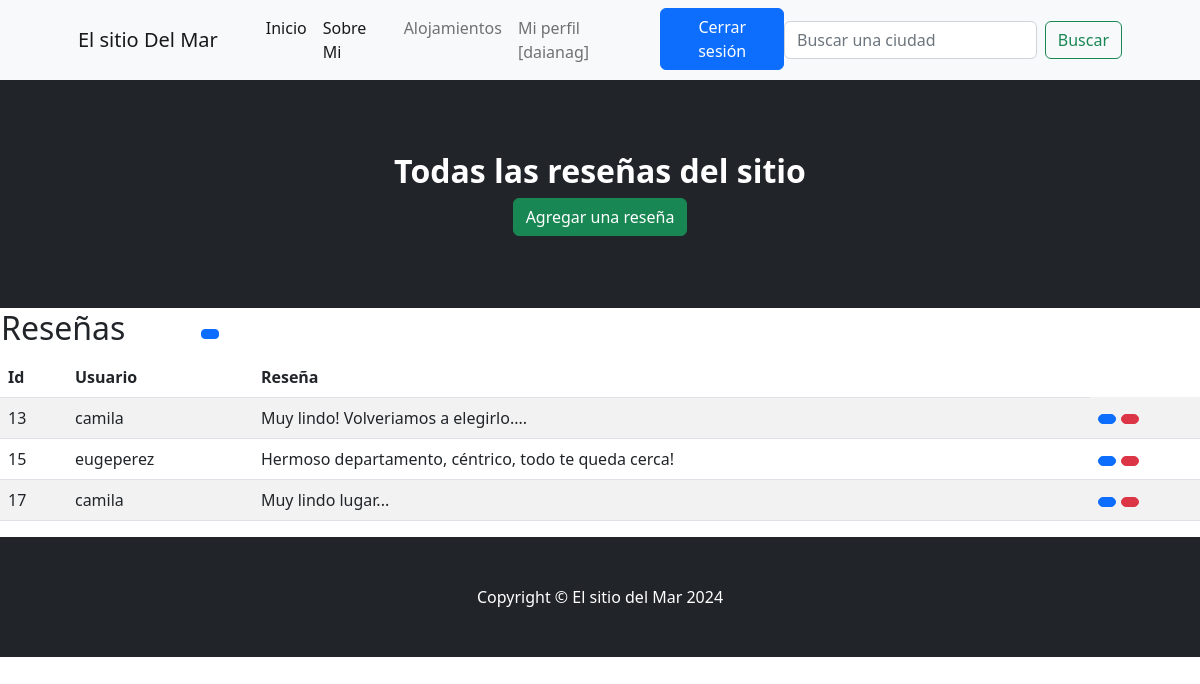
The app's page /todasLasReseñas/ (signed in) with its own data.
### aplicacion/models.py (models this page shows, shortened)
class Usuario(AbstractUser):
    nombre = models.CharField(max_length=100)
    apellido = models.CharField(max_length=100, default='')
    email = models.EmailField(unique=True)
    username = models.CharField(max_length=150, unique=True, default='')
    telefono = models.IntegerField(default=0)
    nacionalidad = models.CharField(max_length=100, default='')
    password = models.CharField(max_length=100, unique=True, default='')
    USERNAME_FIELD = 'username'

class Review(models.Model):
    alojamiento = models.ForeignKey(Alojamiento, on_delete=models.CASCADE)
    texto = models.TextField()
    usuario = models.ForeignKey(Usuario, on_delete=models.CASCADE)

### aplicacion/templates/aplicacion/review_list.html (shortened to what this page needs)
{% extends "aplicacion/index.html" %}
{% block header %}
<header class="bg-dark py-5">
    <div class="container px-3 px-lg-4 my-4">
        <div class="text-center text-white">
            <h2 class="display-7 fw-bolder"> Todas las reseñas del sitio </h2>
            <a href="{% url 'agregarReseña' %}" class="btn btn-success">Agregar una reseña</a>
        </div>
    </div>
</header>
{% endblock header %}
{% block contenido %}
<table>
    <tr>
        <td width="200"><h2>Reseñas</h2></td>
        <td>
            <a
            href="{% url 'agregarReseña' %}"
            class="btn btn-primary btn-sm"
            >
            </a>
        </td>
    </tr>
</table>
<table class="table table-striped">
    <thead>
        <tr>
            <th>Id</th>
            <th>Usuario</th>
            <th>Reseña</th>
        </tr>
    </thead>
    <tbody>
    {% for r in review_list  %}
        <tr>
            <td>{{ r.id }}</td>
            <td>{{ r.usuario.username }}</td>
            <td>{{ r.texto }}</td>
            <td>
                <a
                  href="{% url 'actualizarReseña' r.id %}"
                  class="btn btn-primary"
                  style="--bs-btn-padding-y: .25rem; --bs-btn-padding-x: .5rem; --bs-btn-font-size: .75rem;"
                  >
                </a>
                <a
                  href="{% url 'eliminarReseña' r.id %}"
                  class="btn btn-danger"
                  style="--bs-btn-padding-y: .25rem; --bs-btn-padding-x: .5rem; --bs-btn-font-size: .75rem;"
                  >
                </a>
            </td>
        </tr>
    {% endfor %}
    </tbody>
</table>
{% endblock contenido %}

### aplicacion/templates/aplicacion/index.html (shortened to what this page needs)
<!DOCTYPE html>
<html lang="en">
    <head>
        {% load static %}
        <link href="https://cdn.jsdelivr.net/npm/bootstrap-icons@1.5.0/font/bootstrap-icons.css" rel="stylesheet" />
        <link href="{% static 'css/styles.css' %}" rel="stylesheet" />
    </head>
    <body>
        <nav class="navbar navbar-expand-lg navbar-light bg-light">
            <div class="container px-4 px-lg-5">
                <a class="navbar-brand" href="{% url 'home' %}">El sitio Del Mar</a>
                <div class="collapse navbar-collapse" id="navbarSupportedContent">
                    <ul class="navbar-nav me-auto mb-2 mb-lg-0 ms-lg-4">
                        {% if  user.is_authenticated %}
                            <li class="nav-item"><a class="nav-link active" aria-current="page" href="{% url 'home' %}">Inicio</a></li>
                            <li class="nav-item"><a class="nav-link active" aria-current="page" href="{% url 'about_me' %}">Sobre Mi</a></li>
                            <li class="nav-item"><a class="nav-link" href="{% url 'alojamiento'%}">Alojamientos</a></li>
                            <li class="nav-item"><a class="nav-link" href="{% url 'usuario' %}">Mi perfil [{{user.username}}]</a></li>
                            <li class="nav-item"> <a class="btn btn-primary" href="{% url 'logout' %}">Cerrar sesión</a></li>
                        {% endif %}
                    </ul>
                    <form class="d-flex" action="{% url 'encontrar_alojamiento' %}" method="GET">
                        <input class="form-control me-2" type="search" placeholder="Buscar una ciudad" aria-label="Buscar" name="buscar">
                        <button class="btn btn-outline-success" type="submit">Buscar</button>
                    </form>
                </div>
            </div>
        </nav>
        {% block header %}{% endblock header %}
        {% block contenido %}{% endblock contenido %}
        {% block footer %}
        <footer class="py-5 bg-dark">
            <div class="container"><p class="m-0 text-center text-white">Copyright &copy; El sitio del Mar 2024</p></div>
        </footer>
        {% endblock footer %}
    </body>
</html>

### records on screen
Usuario: username "daianag"
Review: id "13", usuario.username "camila", texto "Muy lindo! Volveriamos a elegirlo...."
Review: id "15", usuario.username "eugeperez", texto "Hermoso departamento, céntrico, todo te queda cerca!"
Review: id "17", usuario.username "camila", texto "Muy lindo lugar..."
